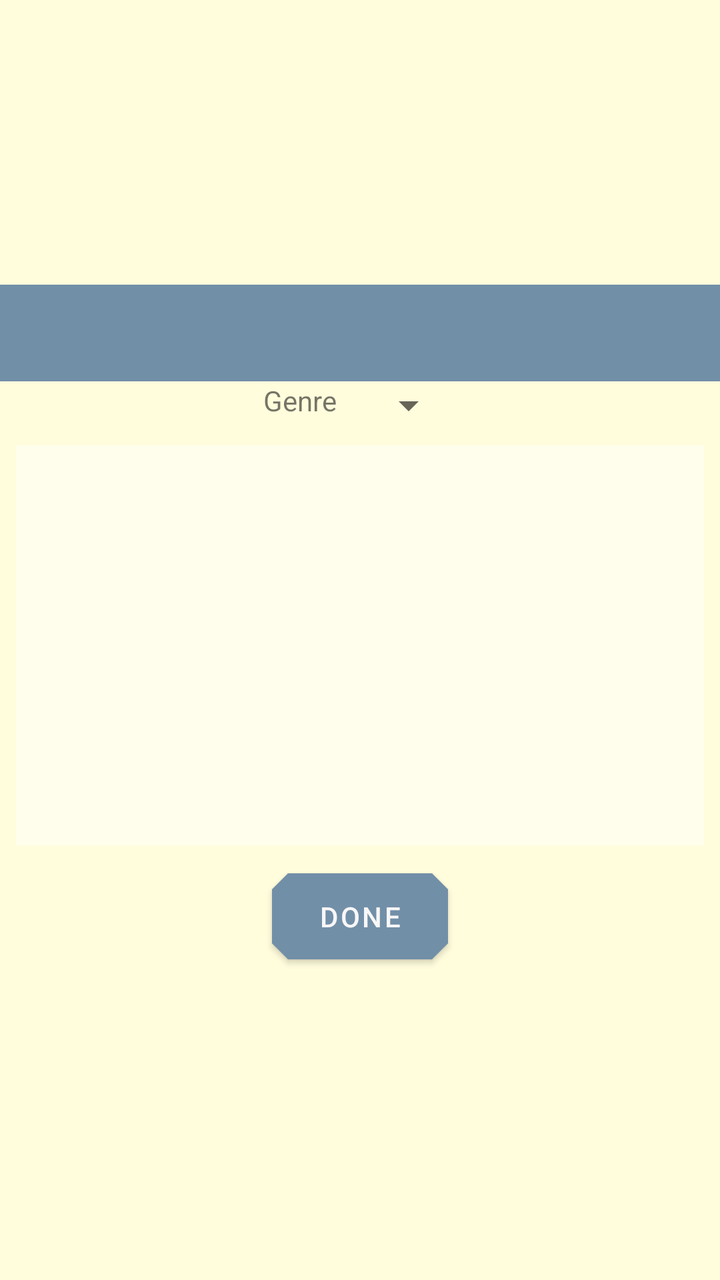
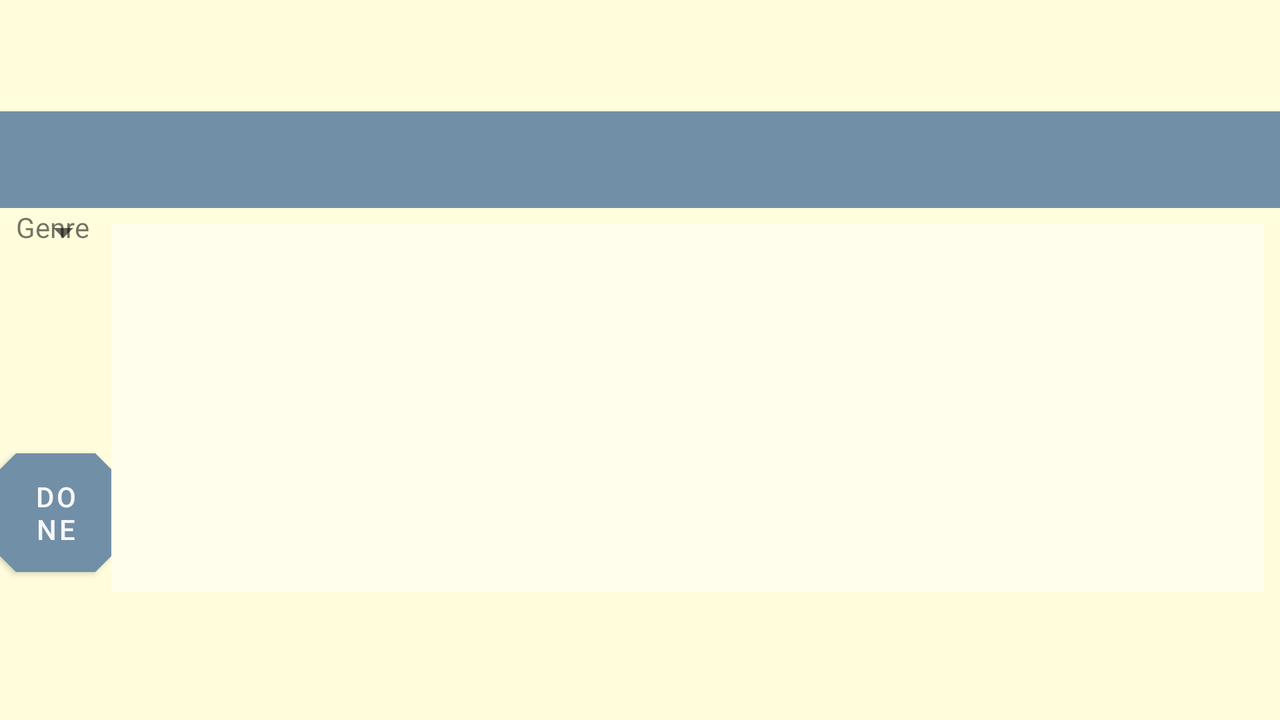

Two renders of one Android screen. The first uses the default layout on a phone; the second uses the alternative layout the repository ships for a different screen configuration, on a matching device. The two XML files are below.
<!-- AndroidManifest.xml: application theme Theme.WebRadio -->
<!-- res/layout/fragment_station_library.xml -->
<?xml version="1.0" encoding="utf-8"?>
<LinearLayout xmlns:android="http://schemas.android.com/apk/res/android"
    xmlns:tools="http://schemas.android.com/tools"
    android:layout_width="match_parent"
    android:layout_height="match_parent"
    android:orientation="vertical"
    android:gravity="center"
    style="@style/generalDialog">

    <include layout="@layout/fragment_title"
        android:layout_width="match_parent"
        android:layout_height="wrap_content"
        />


    <LinearLayout
        android:id="@+id/genreSpinnerLayout"
        android:layout_width="wrap_content"
        android:layout_height="wrap_content"
        android:paddingHorizontal="20dp">

        <TextView
            android:layout_width="wrap_content"
            android:layout_height="wrap_content"
            android:labelFor="@id/genreSpinner"
            android:layout_marginEnd="12dp"
            android:text="@string/genre_spinner_label"/>
        <Spinner
            android:id="@+id/genreSpinner"
            android:layout_width="wrap_content"
            android:layout_height="wrap_content" />
    </LinearLayout>

    <ListView
        android:id="@+id/stationsLibraryList"
        android:visibility="visible"
        android:isScrollContainer="false"
        android:layout_width="match_parent"
        android:layout_height="200dp"
        android:layout_marginBottom="8dp"
        android:layout_marginEnd="8dp"
        android:layout_marginStart="8dp"
        android:layout_marginTop="8dp"
        style="@style/stationList"
        />

    <Button
        android:id="@+id/doneButton"
        android:layout_width="wrap_content"
        android:layout_height="wrap_content"
        android:paddingVertical="@dimen/dialog_button_padding_vertical"
        android:layout_marginBottom="@dimen/dialog_button_margin_bottom"
        android:text="@string/library_done_button"
        android:textColor="?attr/station_detail_button_text_color"
       />
</LinearLayout>
<!-- res/layout/fragment_title.xml (included above) -->
<?xml version="1.0" encoding="utf-8"?>
<LinearLayout xmlns:android="http://schemas.android.com/apk/res/android"
    android:id="@+id/titleLayout"
    android:layout_width="match_parent"
    android:layout_height="wrap_content"
    style="@style/fragmentTitle"
    android:orientation="horizontal">

    <TextView
        android:id="@+id/fragmentTitleText"
        android:layout_width="wrap_content"
        android:layout_height="match_parent"
        style="@style/fragmentTitle"
        android:padding="12dp"
        android:textSize="18sp"
        android:textStyle="bold" />

    <ImageButton
        android:id="@+id/titleBarDeleteButton"
        android:layout_width="wrap_content"
        android:contentDescription="@string/content_description_delete_button"
        android:padding="8dp"
        android:scaleType="fitXY"
        android:layout_height="match_parent"
        android:layout_marginVertical="10dp"
        android:visibility="gone"
        android:layout_gravity="center_vertical"
        android:background="@android:drawable/ic_menu_delete"/>

</LinearLayout>
<!-- resources referenced by this layout -->
<resources>
  <dimen name="dialog_button_margin_bottom">12dp</dimen>
  <dimen name="dialog_button_padding_vertical">12dp</dimen>
  <string name="content_description_delete_button">Remove Station</string>
  <string name="genre_spinner_label">Genre</string>
  <string name="library_done_button">Done</string>
  <style name="fragmentTitle" parent="Base.CardView">
          <item name="android:background">@color/primary_color</item>
          <item name="android:textColor">@color/notification_bar_text</item>
      </style>
  <style name="generalDialog" parent="Base.CardView">
          <item name="android:background">@color/general_dialog_background</item>
      </style>
  <style name="stationList" parent="Base.CardView">
          <item name="android:background">@color/station_list_background</item>
      </style>
  <style name="Theme.WebRadio" parent="Theme.MaterialComponents.DayNight.DarkActionBar">
          <item name="colorPrimary">@color/primary_color</item>
          <item name="colorPrimaryVariant">@color/notification_bar</item>
          <item name="colorOnPrimary">@color/black</item>
          <item name="feature_graphic">@drawable/radioyo_feature_graphic_bright</item>
          <item name="station_list_item_selected_icon">@mipmap/station_selected</item>
          <item name="station_list_item_unselected_icon">@mipmap/station_unselected</item>
          <item name="station_detail_button_text_color">@color/station_detail_button_text_color</item>
          <item name="station_list_item_text_color">@color/station_list_item_text_color</item>
          <item name="website_link_color">@color/website_link</item>
          <item name="colorSecondary">@color/teal_200</item>
          <item name="colorSecondaryVariant">@color/teal_200</item>
          <item name="selected_list_item_background_color">@color/selected_list_item_background_color</item>
          
          <item name="colorOnSecondary">@color/teal_200</item>
  
          <item name="android:statusBarColor">?attr/colorPrimaryVariant</item>
  
          <item name="windowNoTitle">true</item>
          <item name="windowActionBar">false</item>
          <item name="android:windowContentOverlay">@null</item>
  
          
          <item name="colorOnSurface">#7683A3</item>
  
          
          <item name="textAppearanceSubtitle1">@style/TextAppearance.App.Subtitle1</item>
  
          
          <item name="textAppearanceCaption">@style/TextAppearance.App.Caption</item>
  
          
          <item name="shapeAppearanceSmallComponent">@style/ShapeAppearance.App.SmallComponent</item>
  
      </style>
  <color name="primary_color">#728FA8</color>
  <color name="notification_bar_text">#FFFFFF</color>
  <color name="general_dialog_background">#FFFDDC</color>
  <color name="station_list_background">#FFFEEC</color>
  <color name="notification_bar">#53687A</color>
  <color name="black">#FF000000</color>
  <!-- drawable radioyo_feature_graphic_bright: png bitmap (drawable, 127347 bytes) -->
  <color name="station_detail_button_text_color">#F8F7F7</color>
  <color name="station_list_item_text_color">#887E61</color>
  <color name="website_link">#1565C0</color>
  <color name="teal_200">#FF03DAC5</color>
  <color name="selected_list_item_background_color">#F8F6CD</color>
  <style name="TextAppearance.App.Subtitle1" parent="TextAppearance.MaterialComponents.Subtitle1">
          
          <item name="fontFamily">sans-serif-condensed</item>
          <item name="android:fontFamily">sans-serif-condensed</item>
      </style>
  <style name="TextAppearance.App.Caption" parent="TextAppearance.MaterialComponents.Caption">
          
          <item name="fontFamily">sans-serif-black</item>
          <item name="android:fontFamily">sans-serif-black</item>
      </style>
  <style name="ShapeAppearance.App.SmallComponent" parent="ShapeAppearance.MaterialComponents.SmallComponent">
          <item name="cornerFamily">cut</item>
          <item name="cornerSize">8dp</item>
          <item name="textFillColor">@color/teal_200</item>
      </style>
</resources>
<!-- res/layout-land/fragment_station_library.xml (the repository's variant of the layout above) -->
<!-- drawn on the phone turned sideways -->
<?xml version="1.0" encoding="utf-8"?>
<LinearLayout xmlns:android="http://schemas.android.com/apk/res/android"
    xmlns:tools="http://schemas.android.com/tools"
    android:layout_width="match_parent"
    android:layout_height="match_parent"
    xmlns:app="http://schemas.android.com/apk/res-auto"
    android:orientation="vertical"
    android:gravity="center"
    style="@style/generalDialog">

    <include layout="@layout/fragment_title"
        android:layout_width="match_parent"
        android:layout_height="wrap_content"
        />

    <LinearLayout
        android:layout_width="wrap_content"
        android:layout_height="200dp"
        android:weightSum="1"
        android:orientation="horizontal">

        <androidx.constraintlayout.widget.ConstraintLayout
            android:layout_width="0dp"
            android:layout_height="match_parent"
            android:layout_weight=".4"
            android:orientation="vertical">


            <LinearLayout
                android:id="@+id/genreSpinnerLayout"
                android:layout_width="wrap_content"
                android:layout_height="wrap_content"
                android:orientation="horizontal"
                app:layout_constraintStart_toStartOf="parent"
                app:layout_constraintEnd_toEndOf="parent"
                app:layout_constraintTop_toTopOf="parent"
                android:paddingStart="8dp"
                android:paddingEnd="0dp">

                <TextView
                    android:layout_width="wrap_content"
                    android:layout_height="wrap_content"
                    android:labelFor="@id/genreSpinner"
                    android:layout_marginEnd="0dp"
                    android:text="@string/genre_spinner_label"/>
                <Spinner
                    android:id="@+id/genreSpinner"
                    android:layout_width="wrap_content"
                    android:layout_height="wrap_content" />
            </LinearLayout>


            <Button
                android:id="@+id/doneButton"
                android:layout_width="wrap_content"
                android:layout_height="wrap_content"
                android:textColor="?attr/station_detail_button_text_color"
                android:text="@string/library_done_button"
                android:paddingVertical="@dimen/dialog_button_padding_vertical"
                android:layout_marginBottom="@dimen/dialog_button_margin_bottom"
                app:layout_constraintStart_toStartOf="parent"
                app:layout_constraintEnd_toEndOf="parent"
                app:layout_constraintBottom_toBottomOf="parent" />
        </androidx.constraintlayout.widget.ConstraintLayout>

        <ListView
            android:id="@+id/stationsLibraryList"
            android:visibility="visible"
            android:isScrollContainer="false"
            android:layout_width="0dp"
            android:layout_height="match_parent"
            android:layout_weight=".6"
            android:layout_marginBottom="8dp"
            android:layout_marginEnd="8dp"
            android:layout_marginStart="0dp"
            android:layout_marginTop="8dp"
            style="@style/stationList"
            />

    </LinearLayout>


</LinearLayout>
